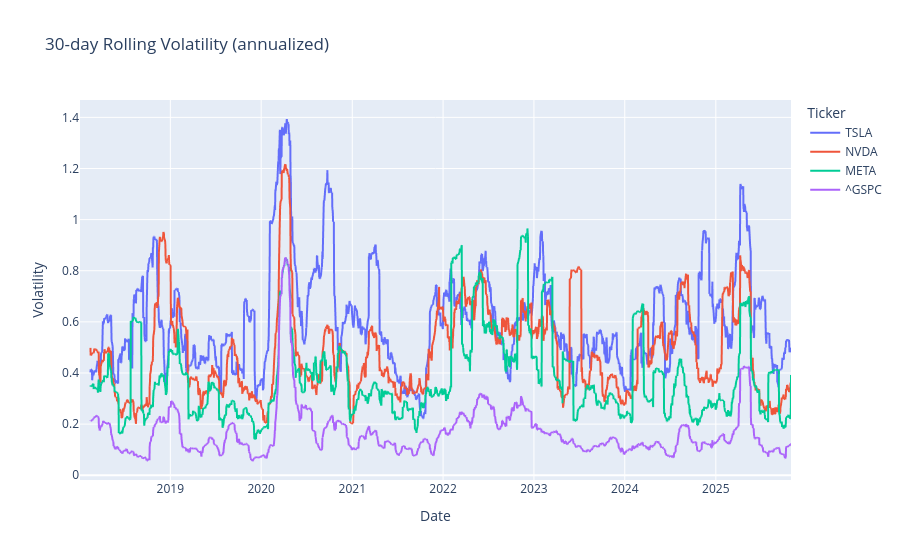

This figure's notebook cell:
### Code cell
plot_rolling_vol(daily_returns[non_index_cols], window=30, title="30-day Rolling Volatility (annualized)")

### Figure 1 — Plotly figure (JSON) as saved in the notebook; plotly's stock layout.template omitted (floating-point values rounded to 4 significant figures; data arrays with more than 128 entries replaced by an {"elided": "..."} marker saying what was removed)
{"data": [{"hovertemplate": "Ticker=TSLA<br>Date=%{x}<br>Volatility=%{y}<extra></extra>", "legendgroup": "TSLA", "line": {"color": "#636efa", "dash": "solid"}, "marker": {"symbol": "circle"}, "mode": "lines", "name": "TSLA", "showlegend": true, "type": "scattergl", "x": {"elided": "1968 str values"}, "xaxis": "x", "y": {"elided": "1968 float values"}, "yaxis": "y"}, {"hovertemplate": "Ticker=NVDA<br>Date=%{x}<br>Volatility=%{y}<extra></extra>", "legendgroup": "NVDA", "line": {"color": "#EF553B", "dash": "solid"}, "marker": {"symbol": "circle"}, "mode": "lines", "name": "NVDA", "showlegend": true, "type": "scattergl", "x": {"elided": "1968 str values"}, "xaxis": "x", "y": {"elided": "1968 float values"}, "yaxis": "y"}, {"hovertemplate": "Ticker=META<br>Date=%{x}<br>Volatility=%{y}<extra></extra>", "legendgroup": "META", "line": {"color": "#00cc96", "dash": "solid"}, "marker": {"symbol": "circle"}, "mode": "lines", "name": "META", "showlegend": true, "type": "scattergl", "x": {"elided": "1968 str values"}, "xaxis": "x", "y": {"elided": "1968 float values"}, "yaxis": "y"}, {"hovertemplate": "Ticker=^GSPC<br>Date=%{x}<br>Volatility=%{y}<extra></extra>", "legendgroup": "^GSPC", "line": {"color": "#ab63fa", "dash": "solid"}, "marker": {"symbol": "circle"}, "mode": "lines", "name": "^GSPC", "showlegend": true, "type": "scattergl", "x": {"elided": "1968 str values"}, "xaxis": "x", "y": {"elided": "1968 float values"}, "yaxis": "y"}], "layout": {"legend": {"title": {"text": "Ticker"}, "tracegroupgap": 0}, "title": {"text": "30-day Rolling Volatility (annualized)"}, "xaxis": {"anchor": "y", "domain": [0, 1], "title": {"text": "Date"}}, "yaxis": {"anchor": "x", "domain": [0, 1], "title": {"text": "Volatility"}}}}
